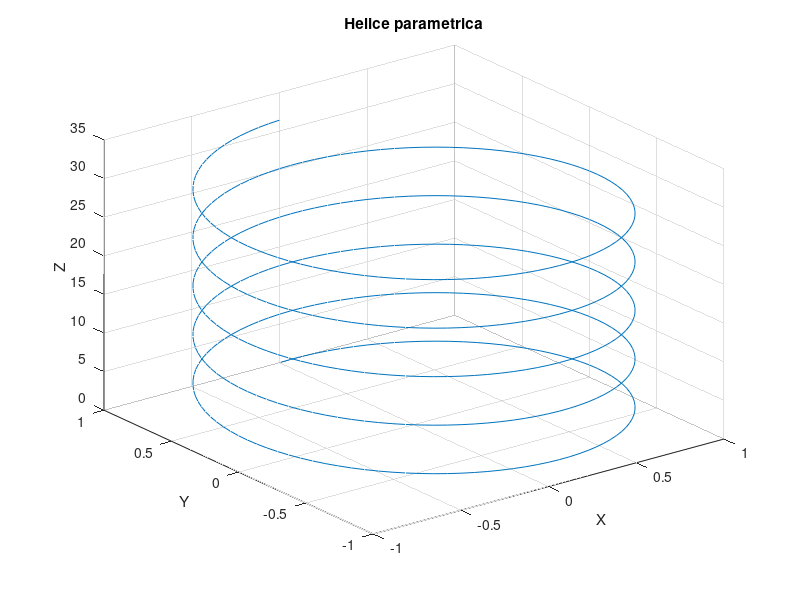

Reproduce this figure in MATLAB.
%Graficar
%X(t)=sin(t); Y(t)=cos(t); Z(t)=t
t=[0 : pi/50 : 10*pi];
X= sin(t); Y=cos(t); Z=t
plot3(X,Y,Z);
grid on;
xlabel('X'); ylabel('Y'); zlabel('Z');
title('Helice parametrica')